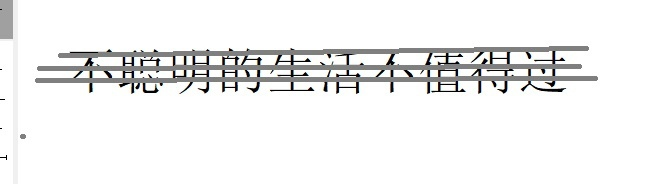
#> input picture lab4/image1.jpg, 668 x 184 px
$ jupyter execute --allow-errors TranslateImage.ipynb
#> lines starting #> are read from the running program, lines starting #| are printed output that depends on the picture; after the words box and inside, x2 and y2 are one past the last pixel; in counts of white or black regions, pixels touching at a corner belong together
[cell 1]
import numpy as np
import cv2  as cv
import matplotlib.pyplot as plt
import pytesseract

[cell 2]
input_image = cv.imread('image1.jpg')
#> input_image is the input picture: shape (184, 668, 3); mean B, G, R 240, 240.2, 240.1
plt.imshow(input_image)

[cell 3]
image = input_image

gray_image = cv.cvtColor(input_image, cv.COLOR_BGR2GRAY)


channels = [0]
histSize = [256]
range = [0, 256]

gs = plt.GridSpec(1, 2)
plt.figure(figsize=(10, 8))
plt.subplot(gs[0])
plt.imshow(gray_image, cmap='gray')
plt.xticks([]), plt.yticks([])
plt.subplot(gs[1])
plt.hist(gray_image.reshape(-1), 256, range)
plt.show()
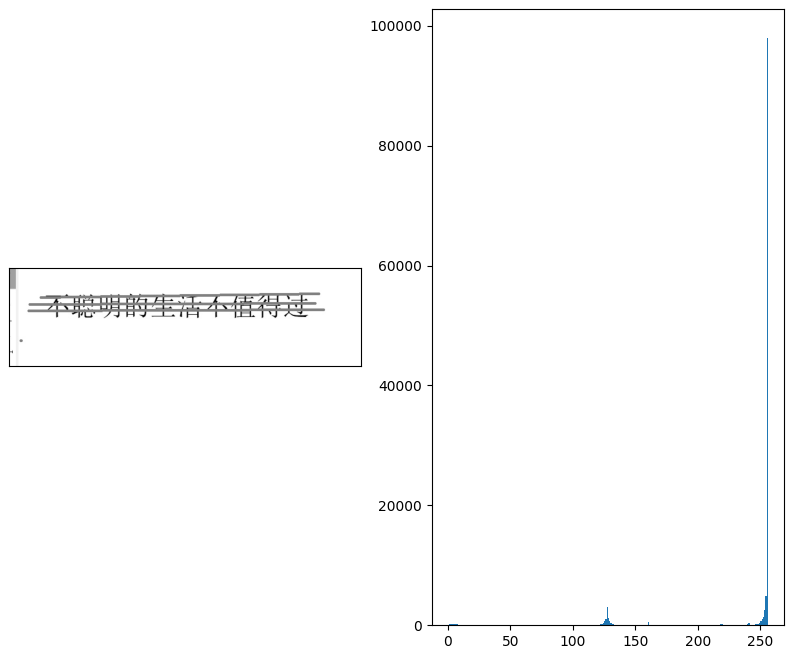
#> figure drawn by matplotlib, 2 panels; panel 2: tallest bar 97928 high, from x = 255 to 256

[cell 4]
threshold = 115
image = gray_image

ret, binary_image = cv.threshold(image, threshold, 255, cv.THRESH_BINARY)
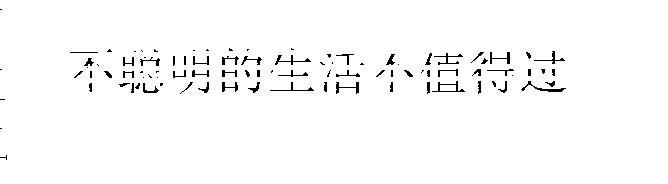
#> binary_image: shape (184, 668); 98% white; black in thin lines or dots, all inside (x1, y1, x2, y2) = (0, 9, 566, 160)
#> ret = 115
plt.title("Binary")
plt.imshow(binary_image,"gray")

[cell 5]
cv.imwrite("binary_image.jpg", binary_image)
#> Out = True

[cell 6]
image = binary_image

kernel = np.ones((4, 4), np.uint8)
dilation = cv.dilate(image, kernel, iterations=1)
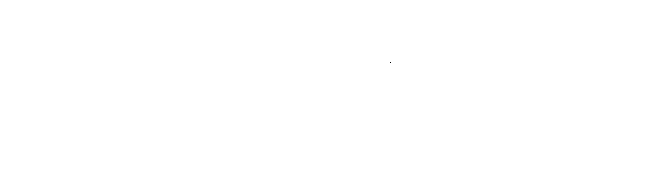
#> dilation: shape (184, 668); 100% white; black in thin lines or dots, all inside (x1, y1, x2, y2) = (390, 62, 391, 63)
erosion = cv.erode(image, kernel, iterations=1)
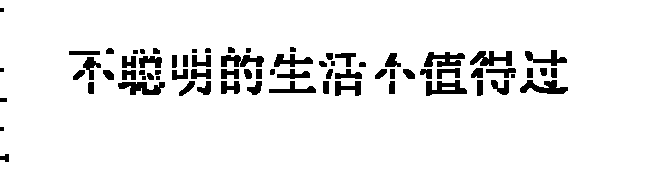
#> erosion: shape (184, 668); 93.2% white; 74 black regions (6 under 20 px), largest, box (x1, y1, x2, y2) and area: (520, 80, 568, 94) 394, (424, 52, 465, 67) 390, (118, 82, 165, 95) 389
opening = cv.morphologyEx(image, cv.MORPH_OPEN, kernel)
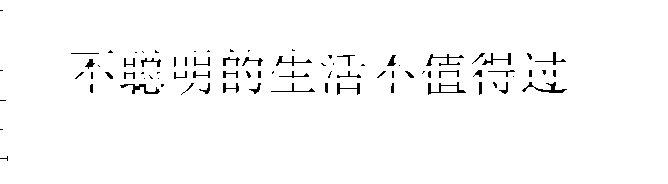
#> opening: shape (184, 668); 97.9% white; black in thin lines or dots, all inside (x1, y1, x2, y2) = (0, 10, 567, 161)
closing = cv.morphologyEx(image, cv.MORPH_CLOSE, kernel)
#> closing: shape (184, 668); 100% white; 1 black region (1 under 20 px)
closeAndOpen = cv.morphologyEx(opening, cv.MORPH_CLOSE, kernel)
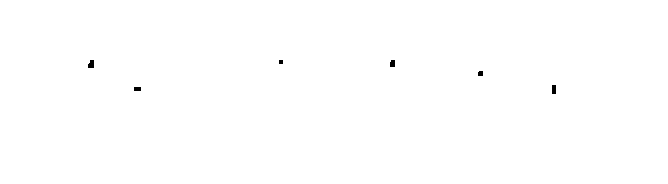
#> closeAndOpen: shape (184, 668); 99.9% white; 6 black regions (1 under 20 px), largest, box (x1, y1, x2, y2) and area: (88, 60, 94, 68) 41, (552, 85, 556, 94) 36, (390, 60, 395, 67) 33, (134, 87, 141, 91) 28, (478, 71, 483, 76) 24

# вывод
plt.figure(figsize=(15, 8))
gs = plt.GridSpec(2, 3)

titles = ['Зашумленное изображение', 'Дилатация', 'Эрозия', 'Открытие', 'Закрытие',
          'Последовательное закрытие и открытие']
outImages = [image, dilation, erosion, opening, closing, closeAndOpen]

for i in np.arange(len(outImages)):
    plt.subplot(gs[i])
    plt.xticks([]), plt.yticks([])
    plt.title(titles[i])
    plt.imshow(outImages[i], cmap='gray')
#> this loop made 6 passes

plt.show()

[cell 7]
image = erosion

kernel = np.ones((3, 3), np.uint8)
dilation = cv.dilate(image, kernel, iterations=1)
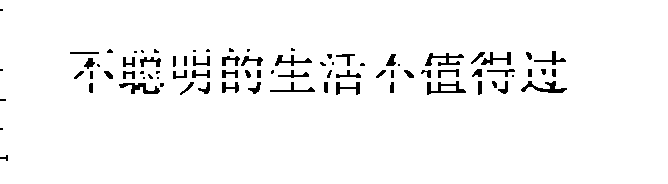
#> dilation: shape (184, 668); 96.5% white; 82 black regions (26 under 20 px), largest, box (x1, y1, x2, y2) and area: (521, 81, 567, 93) 232, (427, 81, 466, 95) 218, (119, 83, 160, 94) 211
erosion = cv.erode(image, kernel, iterations=1)
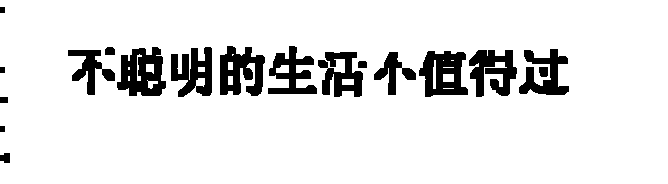
#> erosion: shape (184, 668); 89.6% white; 18 black regions, largest, box (x1, y1, x2, y2) and area: (117, 47, 166, 96) 1619, (419, 51, 468, 97) 1501, (220, 46, 265, 96) 1490
opening = cv.morphologyEx(image, cv.MORPH_OPEN, kernel)
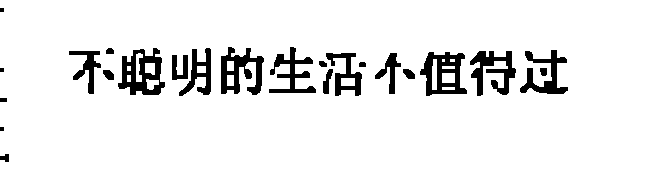
#> opening: shape (184, 668); 92.7% white; 23 black regions (3 under 20 px), largest, box (x1, y1, x2, y2) and area: (118, 48, 165, 95) 1183, (420, 52, 467, 96) 1107, (221, 47, 264, 95) 1076
closing = cv.morphologyEx(image, cv.MORPH_CLOSE, kernel)
closeAndOpen = cv.morphologyEx(opening, cv.MORPH_CLOSE, kernel)
#> closeAndOpen: shape (184, 668); 92.7% white; 28 black regions (3 under 20 px), largest, box (x1, y1, x2, y2) and area: (118, 49, 165, 95) 1136, (420, 52, 467, 96) 1107, (221, 47, 264, 95) 1009

# вывод
plt.figure(figsize=(15, 8))
gs = plt.GridSpec(2, 3)

titles = ['Зашумленное изображение', 'Дилатация', 'Эрозия', 'Открытие', 'Закрытие',
          'Последовательное закрытие и открытие']
outImages = [image, dilation, erosion, opening, closing, closeAndOpen]

for i in np.arange(len(outImages)):
    plt.subplot(gs[i])
    plt.xticks([]), plt.yticks([])
    plt.title(titles[i])
    plt.imshow(outImages[i], cmap='gray')

plt.show()

[cell 8]
plt.imshow(closeAndOpen,"gray")
cv.imwrite("result.jpg", closeAndOpen)
#> Out = True

$ run again, with lab4/translate.jpg copied over lab4/image1.jpg
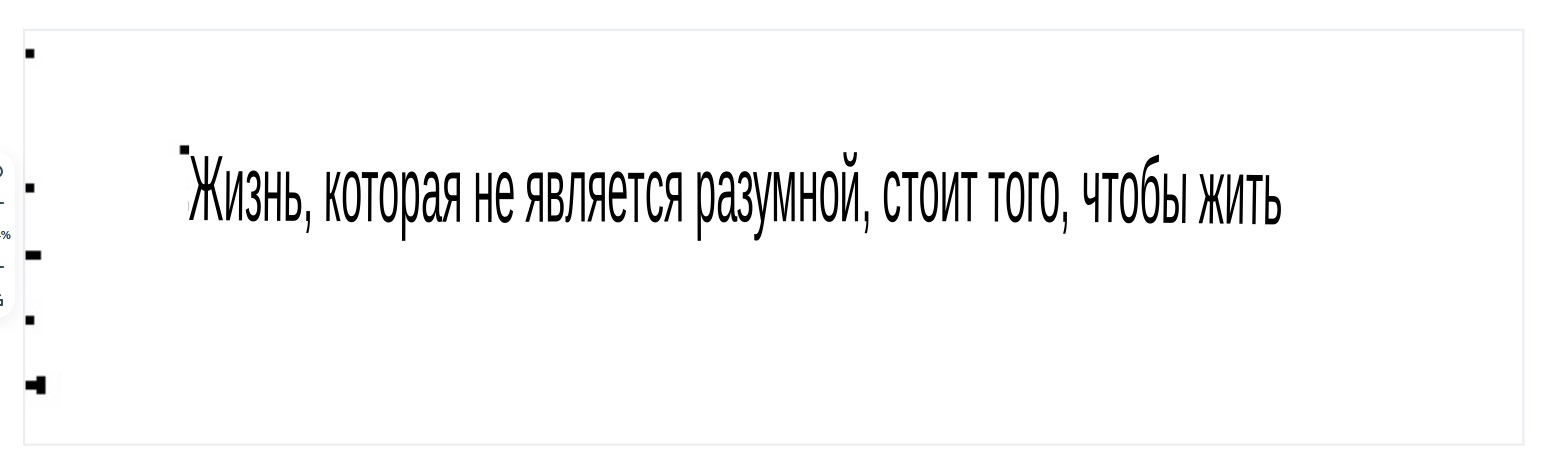
#> input picture lab4/translate.jpg, 1559 x 464 px
#> input_image is the input picture: shape (464, 1559, 3); mean B, G, R 247.8, 247.8, 247.8
#> `plt.show()`:
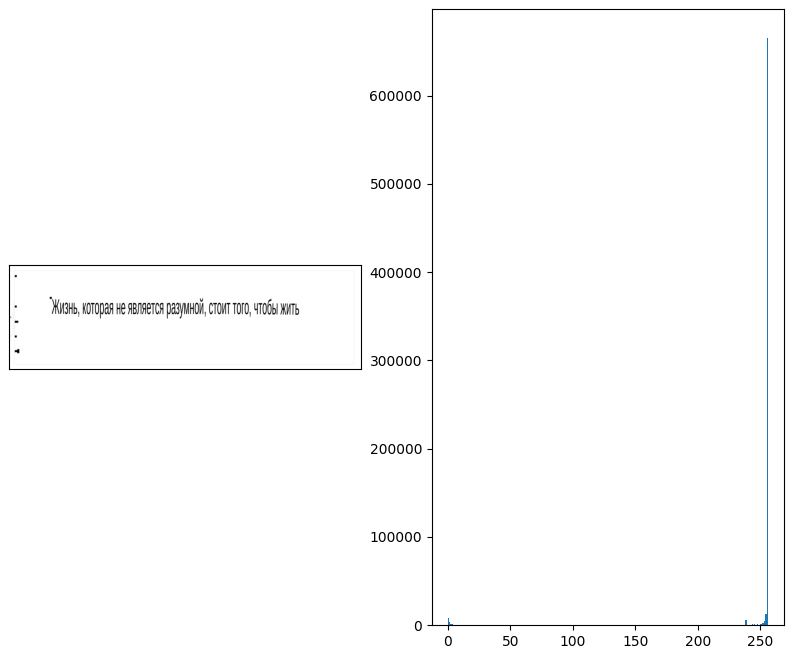
#> figure drawn by matplotlib, 2 panels; panel 2: tallest bar 664945 high, from x = 255 to 256
#> binary_image: shape (464, 1559); 97.3% white; 67 black regions (8 under 20 px), largest, box (x1, y1, x2, y2) and area: (189, 156, 223, 220) 726, (774, 172, 795, 221) 546, (1199, 174, 1224, 224) 495
#> ret = 115
#> `cv.imwrite("binary_image.jpg", binary_image)`: Out = True
#> closing: shape (464, 1559); 98.7% white; 144 black regions (13 under 20 px), largest, box (x1, y1, x2, y2) and area: (667, 173, 683, 222) 351, (801, 173, 817, 222) 268, (477, 174, 493, 223) 268
#> the loop `for i in np.arange(len(outImages)):` made 6 passes
#> `opening = cv.morphologyEx(image, cv.MORPH_OPEN, kernel)`:
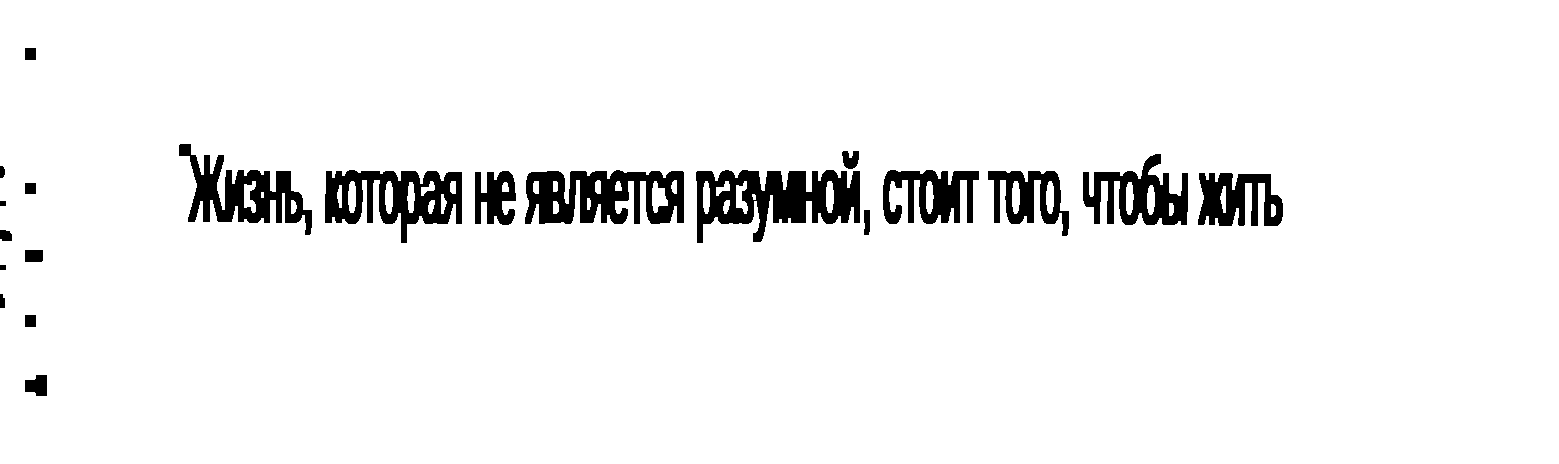
#> opening: shape (464, 1559); 94.7% white; 21 black regions, largest, box (x1, y1, x2, y2) and area: (696, 170, 860, 243) 6823, (525, 170, 684, 224) 5923, (325, 170, 462, 243) 5271
